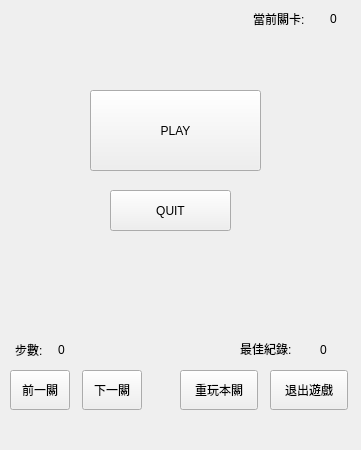
<?xml version="1.0" encoding="UTF-8"?>
<ui version="4.0">
 <class>MainWindow</class>
 <widget class="QMainWindow" name="MainWindow">
  <property name="enabled">
   <bool>true</bool>
  </property>
  <property name="geometry">
   <rect>
    <x>0</x>
    <y>0</y>
    <width>361</width>
    <height>450</height>
   </rect>
  </property>
  <property name="minimumSize">
   <size>
    <width>360</width>
    <height>383</height>
   </size>
  </property>
  <property name="maximumSize">
   <size>
    <width>500</width>
    <height>500</height>
   </size>
  </property>
  <property name="windowTitle">
   <string>IDS_APP_NAME</string>
  </property>
  <property name="windowIcon">
   <iconset>
    <normaloff>res/Boxman.ico</normaloff>res/Boxman.ico</iconset>
  </property>
  <property name="autoFillBackground">
   <bool>true</bool>
  </property>
  <property name="styleSheet">
   <string notr="true">alternate-background-color: rgb(240, 240, 240);</string>
  </property>
  <property name="dockOptions">
   <set>QMainWindow::AllowTabbedDocks|QMainWindow::AnimatedDocks</set>
  </property>
  <widget class="GameBoard" name="centralWidget">
   <widget class="QLabel" name="steps">
    <property name="geometry">
     <rect>
      <x>58</x>
      <y>340</y>
      <width>40</width>
      <height>20</height>
     </rect>
    </property>
    <property name="text">
     <string>0</string>
    </property>
   </widget>
   <widget class="QLabel" name="show">
    <property name="geometry">
     <rect>
      <x>15</x>
      <y>341</y>
      <width>41</width>
      <height>18</height>
     </rect>
    </property>
    <property name="text">
     <string>步數:</string>
    </property>
   </widget>
   <widget class="QPushButton" name="quitButton">
    <property name="geometry">
     <rect>
      <x>110</x>
      <y>190</y>
      <width>121</width>
      <height>41</height>
     </rect>
    </property>
    <property name="styleSheet">
     <string notr="true">font: 75 9pt &quot;Book Antiqua&quot;;
font: 87 12pt &quot;Arial Black&quot;;
font: 87 9pt &quot;Arial Black&quot;;</string>
    </property>
    <property name="text">
     <string>QUIT</string>
    </property>
    <property name="flat">
     <bool>false</bool>
    </property>
   </widget>
   <widget class="QPushButton" name="playButton">
    <property name="geometry">
     <rect>
      <x>90</x>
      <y>90</y>
      <width>171</width>
      <height>81</height>
     </rect>
    </property>
    <property name="styleSheet">
     <string notr="true">font: 87 9pt &quot;Arial Black&quot;;
font: 87 20pt &quot;Arial Black&quot;;
font: 87 22pt &quot;Arial Black&quot;;
font: 87 24pt &quot;Arial Black&quot;;
font: 87 26pt &quot;Arial Black&quot;;
font: 87 28pt &quot;Arial Black&quot;;</string>
    </property>
    <property name="text">
     <string>PLAY</string>
    </property>
    <property name="autoDefault">
     <bool>true</bool>
    </property>
    <property name="flat">
     <bool>false</bool>
    </property>
   </widget>
   <widget class="QLabel" name="show_2">
    <property name="geometry">
     <rect>
      <x>253</x>
      <y>10</y>
      <width>81</width>
      <height>18</height>
     </rect>
    </property>
    <property name="text">
     <string>當前關卡:</string>
    </property>
   </widget>
   <widget class="QLabel" name="level">
    <property name="geometry">
     <rect>
      <x>330</x>
      <y>9</y>
      <width>20</width>
      <height>20</height>
     </rect>
    </property>
    <property name="text">
     <string>0</string>
    </property>
   </widget>
   <widget class="QPushButton" name="previous">
    <property name="geometry">
     <rect>
      <x>10</x>
      <y>370</y>
      <width>60</width>
      <height>40</height>
     </rect>
    </property>
    <property name="styleSheet">
     <string notr="true">font: 75 9pt &quot;Book Antiqua&quot;;
font: 75 7pt &quot;Arial&quot;;
font: 75 8pt &quot;Agency FB&quot;;
font: 87 12pt &quot;Arial Black&quot;;
font: 87 9pt &quot;Arial Black&quot;;</string>
    </property>
    <property name="text">
     <string>前一關</string>
    </property>
    <property name="flat">
     <bool>false</bool>
    </property>
   </widget>
   <widget class="QPushButton" name="next">
    <property name="geometry">
     <rect>
      <x>82</x>
      <y>370</y>
      <width>60</width>
      <height>40</height>
     </rect>
    </property>
    <property name="styleSheet">
     <string notr="true">font: 75 9pt &quot;Book Antiqua&quot;;
font: 87 12pt &quot;Arial Black&quot;;
font: 87 9pt &quot;Arial Black&quot;;</string>
    </property>
    <property name="text">
     <string>下一關</string>
    </property>
    <property name="flat">
     <bool>false</bool>
    </property>
   </widget>
   <widget class="QPushButton" name="restart">
    <property name="geometry">
     <rect>
      <x>180</x>
      <y>370</y>
      <width>78</width>
      <height>40</height>
     </rect>
    </property>
    <property name="styleSheet">
     <string notr="true">font: 75 9pt &quot;Book Antiqua&quot;;
font: 87 12pt &quot;Arial Black&quot;;
font: 87 9pt &quot;Arial Black&quot;;</string>
    </property>
    <property name="text">
     <string>重玩本關</string>
    </property>
    <property name="flat">
     <bool>false</bool>
    </property>
   </widget>
   <widget class="QPushButton" name="quit">
    <property name="geometry">
     <rect>
      <x>270</x>
      <y>370</y>
      <width>78</width>
      <height>40</height>
     </rect>
    </property>
    <property name="styleSheet">
     <string notr="true">font: 75 9pt &quot;Book Antiqua&quot;;
font: 87 12pt &quot;Arial Black&quot;;
font: 87 9pt &quot;Arial Black&quot;;</string>
    </property>
    <property name="text">
     <string>退出遊戲</string>
    </property>
    <property name="flat">
     <bool>false</bool>
    </property>
   </widget>
   <widget class="QLabel" name="record">
    <property name="geometry">
     <rect>
      <x>320</x>
      <y>340</y>
      <width>40</width>
      <height>20</height>
     </rect>
    </property>
    <property name="text">
     <string>0</string>
    </property>
   </widget>
   <widget class="QLabel" name="show_3">
    <property name="geometry">
     <rect>
      <x>240</x>
      <y>340</y>
      <width>75</width>
      <height>18</height>
     </rect>
    </property>
    <property name="text">
     <string>最佳紀錄:</string>
    </property>
   </widget>
  </widget>
 </widget>
 <layoutdefault spacing="6" margin="11"/>
 <customwidgets>
  <customwidget>
   <class>GameBoard</class>
   <extends>QWidget</extends>
   <header>Gameboard.h</header>
   <container>1</container>
  </customwidget>
 </customwidgets>
 <resources/>
 <connections/>
</ui>
